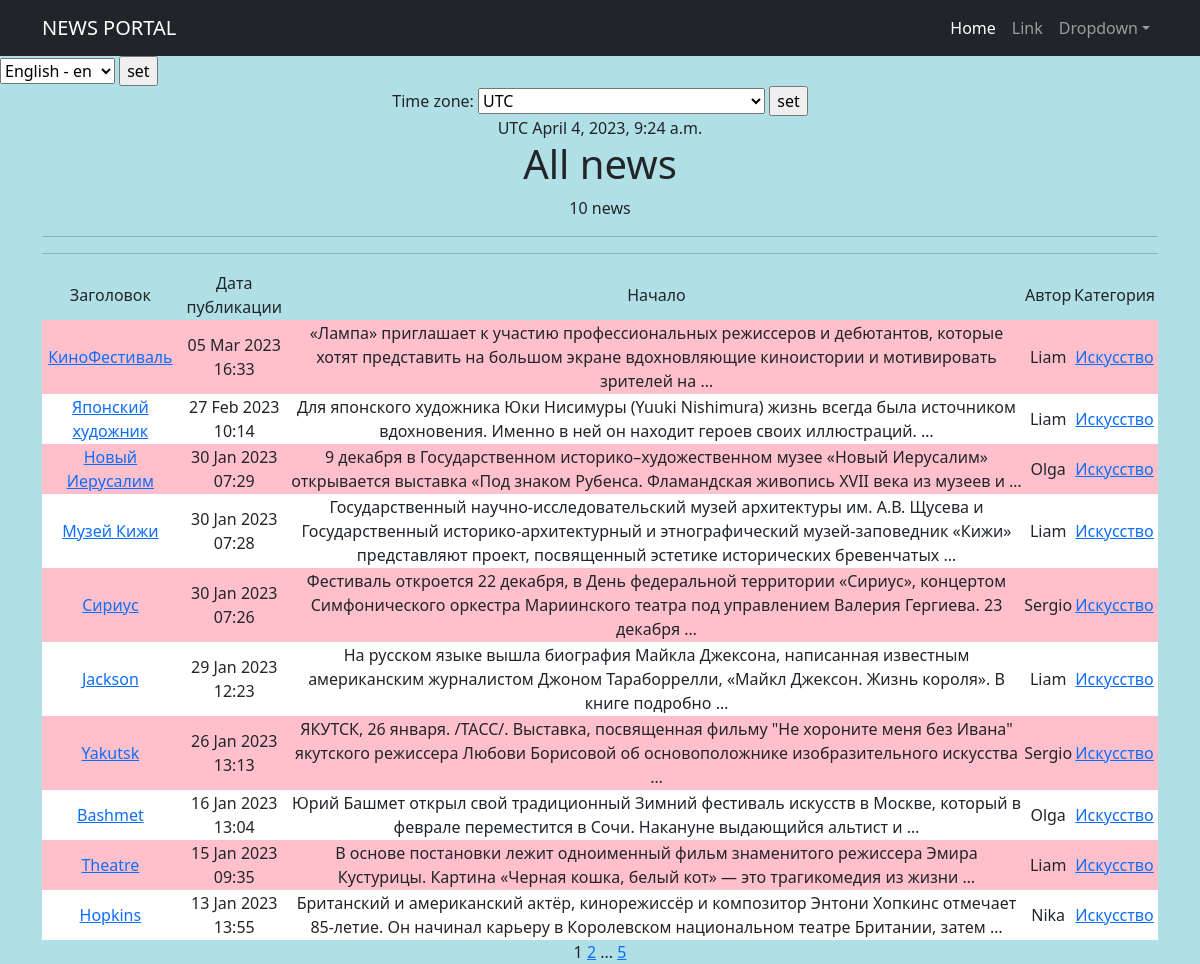
Page /news/ on the committed database.
### news/models.py (models this page shows, shortened)
class Post(models.Model):
    author = models.ForeignKey(Author, on_delete=models.CASCADE)
    NEWS = 'NW'
    ARTICLE = 'AR'
    CATEGORY_CHOICES = (
        (NEWS, "Новость"),
        (ARTICLE, "Статья"),
    )
    categoryType = models.CharField(max_length=2, choices=CATEGORY_CHOICES, default=ARTICLE)
    dateCreation = models.DateTimeField(auto_now_add=True)
    postCategory = models.ManyToManyField(Category, through="PostCategory")
    title = models.CharField(max_length=128)
    text = models.TextField()
    rating = models.IntegerField(default=0)

class Author(models.Model):
    authorUser = models.OneToOneField(User, on_delete=models.CASCADE)
    ratingAuthor = models.IntegerField(default=0)

class Category(models.Model):
    name = models.CharField(max_length=64, unique=True)
    subscribers = models.ManyToManyField(User, related_name='categories')
    def __str__(self):
        return self.name
    class Meta:
        verbose_name = 'Категория'
        verbose_name_plural = 'Категории'
        ordering = ['-name']

### news/views.py (the view, shortened to what this page needs)
# urls.py: path('', NewsList.as_view(), name='post_list'),
class NewsList(ListView):
    model = Post
    ordering = '-dateCreation'
    template_name = 'flatpages/news.html'
    context_object_name = 'news'
    paginate_by = 10
    def get_context_data(self, **kwargs):
        context = super().get_context_data(**kwargs)
        context['time_create'] = Post.dateCreation
        context['timezones'] = pytz.common_timezones
        context['current_time'] = timezone.now()
        context['next_new'] = None
        return context

### news/templatetags/post_filters.py (called while the page is built)
@register.filter()
def censor(value):
    bad_words = ('карнишон', 'тупой', 'склизкий')
    if not isinstance(value, str):
        raise TypeError(f"unresolved type '{type(value)}' expected type 'str'")
    for word in value.split():
        if word.lower() in bad_words:
            value = value.replace(word, f"{word[0]}{'*'*(len(word) -1)}")
    return value

### templates/flatpages/news.html (shortened to what this page needs)
{% extends 'flatpages/default.html' %}
{% load i18n %}
{% load tz %}
{% load post_filters %}
{% load post_tags %}
{% block content %}
{% get_current_timezone as TIME_ZONE %}
<form action="" method="POST">
    <label for='timezone'>{% trans "Time zone:" %} </label>
    <select name="timezone">
        {% for tz in timezones %}
        <option value="{{ tz }}" {% if tz == TIME_ZONE %} selected {% endif %}>{{ tz }}</option>
        {% endfor %}
    </select>
    <input type="submit" value="set">
</form>
{{ TIME_ZONE }}
{{ current_time|timezone:TIME_ZONE }}
    <h1>{% trans "All news" %}</h1>
    <tr><h7>{{ news|length }} {% trans "news" %}</h7></tr>
    <hr>
    {% if news %}
    <hr>
        <table>
            <tr>
                <td>{% trans "Заголовок" %}</td>
                <td>{% trans "Дата публикации" %}</td>
                <td>{% trans "Начало" %}</td>
                <td>{% trans "Автор" %}</td>
                <td>{% trans "Категория" %}</td>
            </tr>
                {% for new in news %}
                    <tr style="background-color: {% cycle 'pink' 'white' %}">
                        <td><a href="{% url 'post_detail' new.id %}">{{ new.title|censor }}</a></td>
                        <td>{{ new.dateCreation|date:'d M Y H:i' }}</td>
                        <td>{{ new.text|truncatewords:20|censor }}</td>
                        <td>{{ new.author.authorUser.username }}</td>
                        <td>
                            {% for category in new.postCategory.all %}
                            <a href="{% url 'category_list' category.id %}">{{ category }}</a>
                            {% endfor %}
                        </td>
                        <td>
                        </td>
                    </tr>
                {% endfor %}
        </table>
    {% else %}
        <h2>{% trans "Новостей нет" %}</h2>
    {% endif %}
    {{ page_obj.number }}
    {% if page_obj.has_next %}
        <a href="?page={{ page_obj.next_page_number }}">{{ page_obj.next_page_number }}</a>
        {% if paginator.num_pages != page_obj.next_page_number %}
            ...
            <a href="?page={{ page_obj.paginator.num_pages }}">{{ page_obj.paginator.num_pages }}</a>
        {% endif %}
    {% endif %}
{% endblock content %}

### rows in the picture
Post: title|censor "КиноФестиваль", dateCreation "05 Mar 2023 16:33", text|censor "«Лампа» приглашает к участию профессиональных режиссеров и дебютантов, которые хотят представить на большом экране вдохновляющие киноистории и мотивировать зрителей на …", author.authorUser.username "Liam"
Category: name "Искусство"
Post: title|censor "Японский художник", dateCreation "27 Feb 2023 10:14", text|censor "Для японского художника Юки Нисимуры (Yuuki Nishimura) жизнь всегда была источником вдохновения. Именно в ней он находит героев своих иллюстраций. …", author.authorUser.username "Liam"
Post: title|censor "Новый Иерусалим", dateCreation "30 Jan 2023 07:29", text|censor "9 декабря в Государственном историко–художественном музее «Новый Иерусалим» открывается выставка «Под знаком Рубенса. Фламандская живопись XVII века из музеев и …", author.authorUser.username "Olga"
Post: title|censor "Музей Кижи", dateCreation "30 Jan 2023 07:28", text|censor "Государственный научно-исследовательский музей архитектуры им. А.В. Щусева и Государственный историко-архитектурный и этнографический музей-заповедник «Кижи» представляют проект, посвященный эстетике исторических бревенчатых …", author.authorUser.username "Liam"
Post: title|censor "Сириус", dateCreation "30 Jan 2023 07:26", text|censor "Фестиваль откроется 22 декабря, в День федеральной территории «Сириус», концертом Симфонического оркестра Мариинского театра под управлением Валерия Гергиева. 23 декабря …", author.authorUser.username "Sergio"
Post: title|censor "Jackson", dateCreation "29 Jan 2023 12:23", text|censor "На русском языке вышла биография Майкла Джексона, написанная известным американским журналистом Джоном Тараборрелли, «Майкл Джексон. Жизнь короля». В книге подробно …", author.authorUser.username "Liam"
Post: title|censor "Yakutsk", dateCreation "26 Jan 2023 13:13", text|censor "ЯКУТСК, 26 января. /ТАСС/. Выставка, посвященная фильму \"Не хороните меня без Ивана\" якутского режиссера Любови Борисовой об основоположнике изобразительного искусства …", author.authorUser.username "Sergio"
Post: title|censor "Bashmet", dateCreation "16 Jan 2023 13:04", text|censor "Юрий Башмет открыл свой традиционный Зимний фестиваль искусств в Москве, который в феврале переместится в Сочи. Накануне выдающийся альтист и …", author.authorUser.username "Olga"
Post: title|censor "Theatre", dateCreation "15 Jan 2023 09:35", text|censor "В основе постановки лежит одноименный фильм знаменитого режиссера Эмира Кустурицы. Картина «Черная кошка, белый кот» — это трагикомедия из жизни …", author.authorUser.username "Liam"
Post: title|censor "Hopkins", dateCreation "13 Jan 2023 13:55", text|censor "Британский и американский актёр, кинорежиссёр и композитор Энтони Хопкинс отмечает 85-летие. Он начинал карьеру в Королевском национальном театре Британии, затем …", author.authorUser.username "Nika"

### other values in the picture
{{ TIME_ZONE }} "UTC"
{{ current_time|timezone:TIME_ZONE }} "April 4, 2023, 9:24 a.m."
{{ news|length }} "10"
{{ page_obj.number }} "1"
{{ page_obj.next_page_number }} "2"
{{ page_obj.paginator.num_pages }} "5"
form field language "English - en"
form field timezone "UTC"
